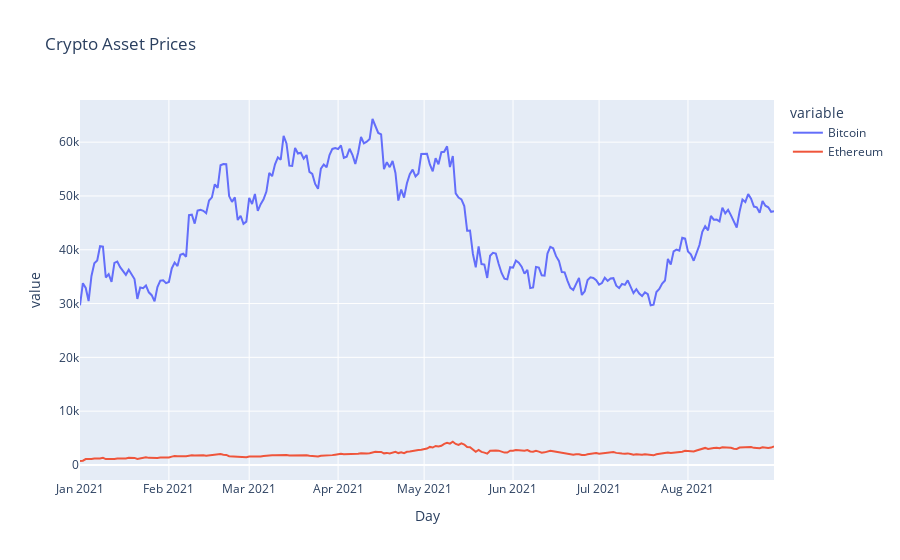

The notebook cell this image was saved under:
### Code cell
crypto_prices_chart = px.line(
    joined_crypto,
    title="Crypto Asset Prices",
)
crypto_prices_chart

### Figure 1 — Plotly figure (JSON) as saved in the notebook; plotly's stock layout.template omitted (floating-point values rounded to 4 significant figures; data arrays with more than 128 entries replaced by an {"elided": "..."} marker saying what was removed)
{"data": [{"hovertemplate": "variable=Bitcoin<br>Day=%{x}<br>value=%{y}<extra></extra>", "legendgroup": "Bitcoin", "line": {"color": "#636efa", "dash": "solid"}, "marker": {"symbol": "circle"}, "mode": "lines", "name": "Bitcoin", "orientation": "v", "showlegend": true, "type": "scatter", "x": {"elided": "243 str values"}, "xaxis": "x", "y": {"elided": "243 float values"}, "yaxis": "y"}, {"hovertemplate": "variable=Ethereum<br>Day=%{x}<br>value=%{y}<extra></extra>", "legendgroup": "Ethereum", "line": {"color": "#EF553B", "dash": "solid"}, "marker": {"symbol": "circle"}, "mode": "lines", "name": "Ethereum", "orientation": "v", "showlegend": true, "type": "scatter", "x": {"elided": "243 str values"}, "xaxis": "x", "y": {"elided": "243 float values"}, "yaxis": "y"}], "layout": {"autosize": true, "legend": {"title": {"text": "variable"}, "tracegroupgap": 0}, "title": {"text": "Crypto Asset Prices"}, "xaxis": {"anchor": "y", "autorange": true, "domain": [0, 1], "range": ["2021-01-01", "2021-08-31"], "title": {"text": "Day"}, "type": "date"}, "yaxis": {"anchor": "x", "autorange": true, "domain": [0, 1], "range": [-2797.0, 67840.0], "title": {"text": "value"}, "type": "linear"}}}
